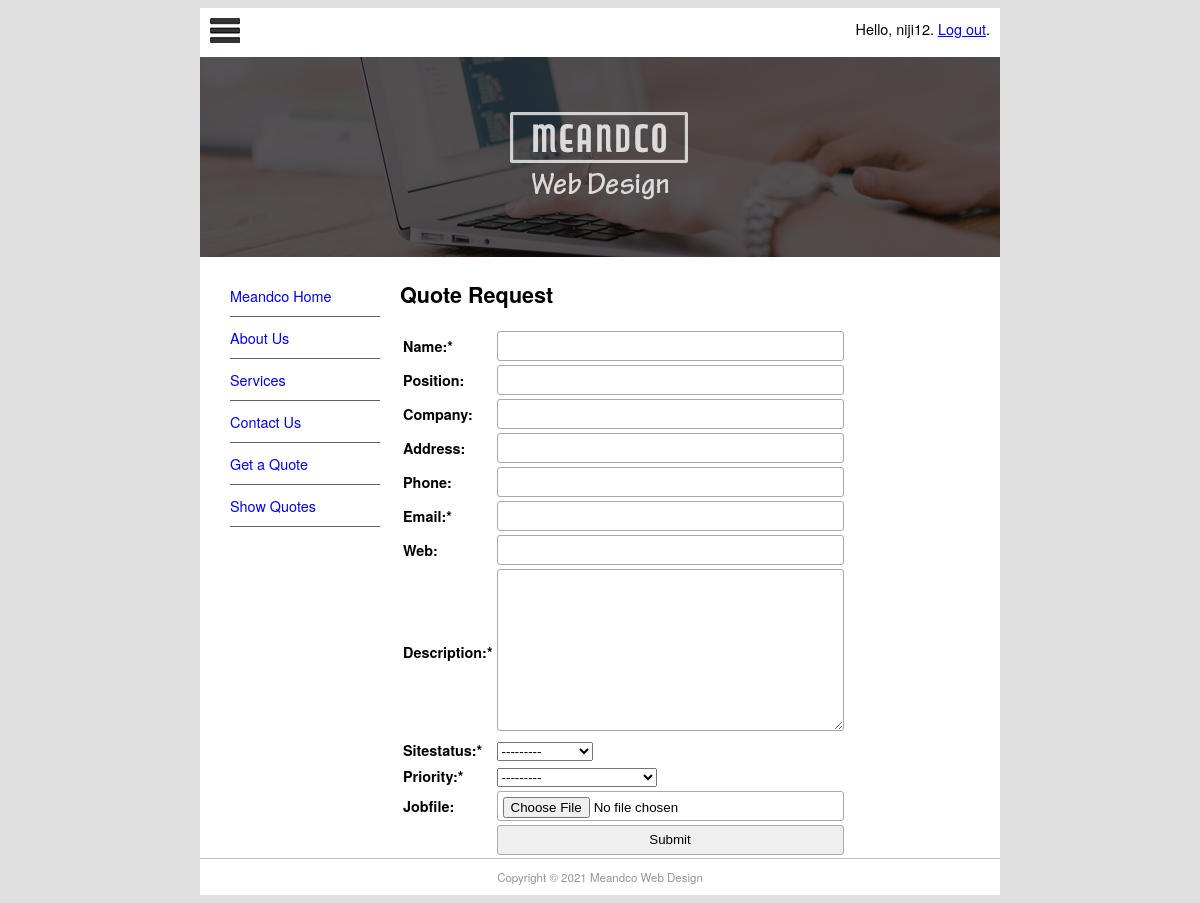
The page /quote/ (signed in) on the database its author committed.
### pages/models.py (models this page shows, shortened)
class Page(models.Model):
    title = models.CharField(max_length=60)
    permalink = models.CharField(max_length=12, unique=True)
    update_date = models.DateTimeField('Last Updated')
    bodytext = models.TextField('Page Content', blank=True)

### quotes/views.py (the view)
# urls.py: path('',views.quote_req, name='quote-request'),
@login_required(login_url=reverse_lazy('login'))
def quote_req(request):
    submitted = False
    if request.method == 'POST':
        form = QuoteForm(request.POST, request.FILES)
        if form.is_valid():
            quote = form.save(commit=False)
            try:
                quote.username = request.user
            except Exception:
                pass
            quote.save()
            return HttpResponseRedirect('/quote/?submitted=True')
    else:
        form = QuoteForm()
        if 'submitted' in request.GET:
            submitted=True
    return render(request, 'quotes/quote.html',
    {'form':form, 'page_list':Page.objects.all(), 'submitted':submitted})

### quotes/forms.py
class QuoteForm(ModelForm):
    required_css_class = 'required'
    class Meta:
        model = Quote
        fields = [
            'name','position','company','address','phone','email','web','description','sitestatus','priority','jobfile'
        ]

### quotes/templates/quotes/quote.html (shortened to what this page needs)
{% extends "base.html" %}
{% block sidenav %}
    {% for page in page_list %}
        <li><a href="{{ page.permalink }}">{{ page.title }}</a></li>
    {% endfor %}
{% endblock %}
{% block content %}
<h1>Quote Request</h1>
{% if submitted %}
    <p class="success">
        Your quote was submitted succesfulyy. Thank you.
    </p>
{% else %}
    <form action="" enctype="multipart/form-data" method="post" novalidate>
    <table>
        {{ form.as_table }}
        <tr>
            <td>&nbsp;</td>
            <td><input type="submit" value ="Submit"></td>
        </tr>
    </table>
{% endif %}
{% endblock %}

### mfdw_site/templates/base.html (shortened to what this page needs)
{% load static %}
<!DOCTYPE html>
<html lang="en">
<head>
    <link rel="stylesheet" href="{% static 'main.css' %}" type="text/css">
</head>
<body>
 <div id="wrapper">
     <header id="header">
        <div id="logo"><img src="{% static 'logo.jpg' %}" alt="">
            <span style="float: right;">
                {% if user.is_authenticated %}
                    Hello, {{ user.username }}. <a href="{% url 'logout' %}?next=/">Log out</a>.
                {% else %}
                    Not Logged in. <a href="{% url 'login' %}?next=/">Log in</a>.
                {% endif %}
            </span>
        </div>
         <div id="topbanner">
             <img src="{% static 'top_banner.png' %}" width="800" height="200" alt="">
         </div>
     </header>
     <aside id="leftsidebar">
         <nav id="nav">
            <ul>
                {% block sidenav %}{% endblock %}
                <li><a href="/contact">Contact Us</a></li>
                <li><a href="/quote/">Get a Quote</a></li>
                <li><a href="/quote/show">Show Quotes</a></li>
            </ul>
         </nav>
     </aside>
     <section id="main">
         {% block content %}{% endblock %}
     </section>
     <footer id="footer">
         Copyright &copy; 2021 Meandco Web Design
     </footer>
 </div>
</body>
</html>

### mfdw_site/static/main.css (style rules this page uses)
#header { border-style: none; width: 800px; height: auto; }
#wrapper { margin-top: 0px; margin-left: auto; margin-right: auto; background-color: #FFFFFF; width: 800px; }
body { background-color: #E0E0E0; font-family: Gotham, "Helvetica Neue",Helvetica, Arial, sans-serif; font-size: 0.9em; text-align: justify; columns: #474747; }
#footer { text-align: center; font-size: 0.8em; margin-top: 5px; padding-top: 10px; padding-bottom: 10px; background-color: #FFFFFF; border-top: thin solid #BBBBBB; clear: both; color: #969696; }
#nav li { padding-top: 10px; padding-bottom: 10px; font-size: 1em; list-style-type: none; border-bottom: thin solid #5f5f5f; color: #4c4c4c; left: 0px; list-style-position: inside; margin-left: -10px; }
#nav li a { text-decoration: none; }
#leftsidebar { width: 180px; height: 350px; float: left; }
#main { width: 560px; float: left; margin-left: 20px; margin-right: 10px; padding-right: 10px; }
#logo { padding: 10px; }
input, textarea { width: 100%; padding: 5px !important; -webkit-box-sizing: border-box; -moz-box-sizing: border-box; box-sizing: border-box; border-radius: 3px; border-style: solid; border-width: 1px; border-color: rgb(169,169,169); }
input { height: 30px; }
.required label:after { content: "*"; }

### rows shown on the page
Page: title "Meandco Home"
Page: title "About Us"
Page: title "Services"

### other values the page prints
{{ user.username }} "niji12"
